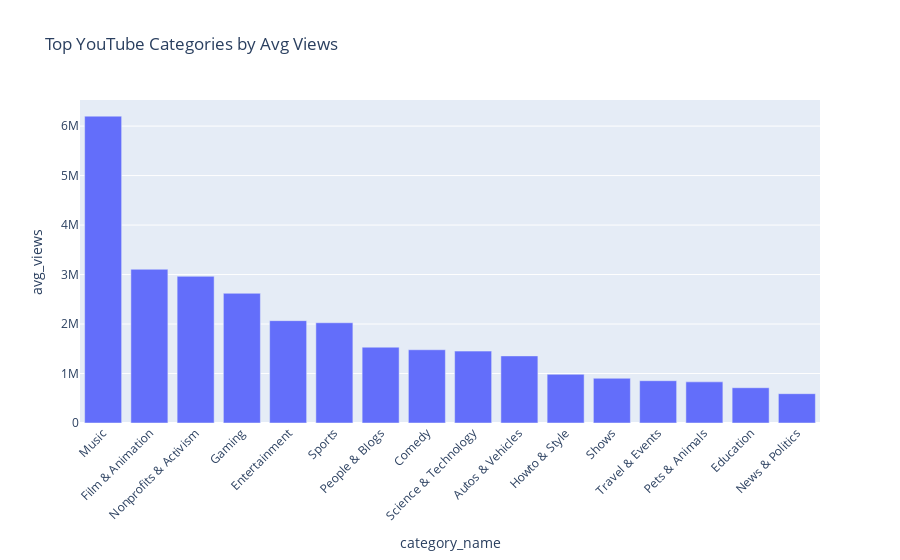

Notebook code cell kept with this figure:
### Markdown cell above
## Top Categories by Average Views

### Code cell
# Group by category_id
top_categories = df.groupBy("category_id") \
    .agg(avg("views").alias("avg_views")) \
    .orderBy(desc("avg_views"))

# Load category mapping JSON
with open("US_category_id.json", "r") as f:
    category_data = json.load(f)

# Create mapping dict with string keys
category_map = {str(item["id"]): item["snippet"]["title"] for item in category_data["items"]}

# Convert to Pandas and map
top_categories_pd = top_categories.toPandas()
top_categories_pd["category_id"] = top_categories_pd["category_id"].astype(str)
top_categories_pd["category_name"] = top_categories_pd["category_id"].map(category_map)

# Plot
fig = px.bar(top_categories_pd, x="category_name", y="avg_views",
             title="Top YouTube Categories by Avg Views")
fig.update_layout(xaxis_tickangle=-45)
fig.show()

### Figure 1 — Plotly figure (JSON) as saved in the notebook; plotly's stock layout.template omitted (floating-point values rounded to 4 significant figures)
{"data": [{"alignmentgroup": "True", "hovertemplate": "category_name=%{x}<br>avg_views=%{y}<extra></extra>", "legendgroup": "", "marker": {"color": "#636efa", "pattern": {"shape": ""}}, "name": "", "offsetgroup": "", "orientation": "v", "showlegend": false, "textposition": "auto", "type": "bar", "x": ["Music", "Film & Animation", "Nonprofits & Activism", "Gaming", "Entertainment", "Sports", "People & Blogs", "Comedy", "Science & Technology", "Autos & Vehicles", "Howto & Style", "Shows", "Travel & Events", "Pets & Animals", "Education", "News & Politics", null, null, null, null, null, null, null, null, null, null, null, null, null, null, null, null, null, null, null, null, null, null, null, null, null, null, null, null, null, null, null, null, null, null, null], "xaxis": "x", "y": [6201000.0, 3106000.0, 2964000.0, 2621000.0, 2068000.0, 2026000.0, 1532000.0, 1480000.0, 1453000.0, 1356000.0, 983700.0, 903500.0, 854600.0, 831100.0, 712900.0, 592600.0, null, null, null, null, null, null, null, null, null, null, null, null, null, null, null, null, null, null, null, null, null, null, null, null, null, null, null, null, null, null, null, null, null, null, null], "yaxis": "y"}], "layout": {"autosize": true, "barmode": "relative", "legend": {"tracegroupgap": 0}, "title": {"text": "Top YouTube Categories by Avg Views"}, "xaxis": {"anchor": "y", "autorange": true, "domain": [0, 1], "range": [-0.5, 15.5], "tickangle": -45, "title": {"text": "category_name"}, "type": "category"}, "yaxis": {"anchor": "x", "autorange": true, "domain": [0, 1], "range": [0, 6527000.0], "title": {"text": "avg_views"}, "type": "linear"}}}
